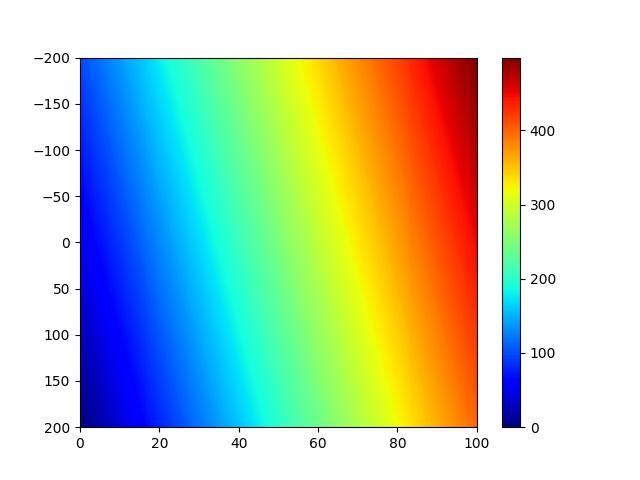

The Python source for this figure:
import numpy as np
import math
import matplotlib.pyplot as plt
nx=400
nz=100
xbeg=0
xend=100
zbeg=-200
zend=200
xx=np.linspace(xbeg,xend,nx)
zz=np.linspace(zbeg,zend,nz)
matrix=np.zeros(shape=(nx,nz))

for ix in range(nx):
  for iz in range(nz):
    matrix[ix,iz]=ix+iz
plt.figure

plt.imshow(matrix.T,extent=[xbeg,xend,zend,zbeg],interpolation='none',aspect='auto',cmap='jet',origin='lower')
plt.colorbar()
plt.savefig("test_imshow.jpg")